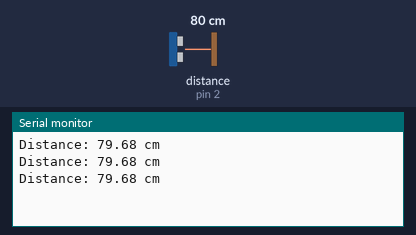
The sketch below on a simulated Arduino Uno, built with avr-gcc and run on an emulated ATmega328P. On the bench: the last lines printed to the serial monitor. Wiring (inferred from the names in the program): ultrasonic range finder: trigger pin 3; echo pin 2. Inputs (shaded band) come from the test bench; at power-on: distance to the obstacle (sensor on pin 2) 80 cm. The echo pulse lasts 58.3 µs per cm.

Above: at 1.3 s.
1.4 s: distance to the obstacle (sensor on pin 2) set to 2 cm
At 1.9 s:
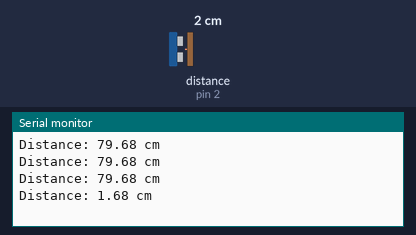
2.9 s: distance to the obstacle (sensor on pin 2) set to 4 cm
At 3.4 s:
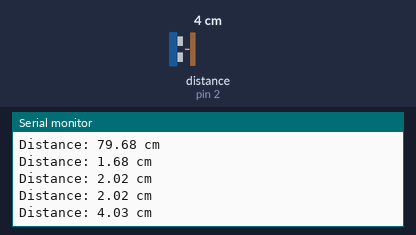
Timing chart, 0 to 5.9 s (numbered marks = the images above; inputs shaded):
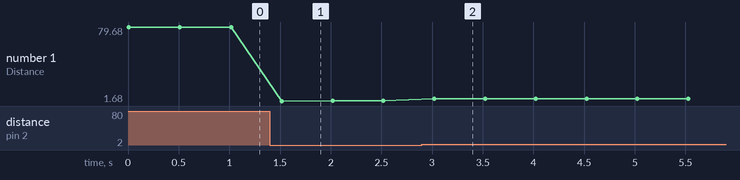

Measured:
- after the input at 1.4 s, the serial monitor: prints a new line after 0.12 s (image 1)
- after the input at 2.9 s, the serial monitor: prints a new line after 0.12 s (image 2)
- plotted number 1: 79.68 → 2.02 after the input at 1.4 s, 2.02 → 4.03 after the input at 2.9 s

The sketch:

main.ino
```cpp
#include <avr/io.h>
#include "distance.h"

float distance_reading;

void setup() {
    Serial.begin(9600);

    DDRD |= (1 << TRIG);
    DDRD &= ~(1 << ECHO);
    DDRB &= ~(1 << OUT);
}

void loop() {
    distance_reading = distance_calc();

    Serial.print("Distance: ");
    Serial.print(distance_reading);
    Serial.println(" cm");

    delay(500);
}
```

distance.cpp
```cpp
#include "distance.h"    // Include our own header first
#include <Arduino.h>     // For Arduino-specific functions like delayMicroseconds

// Actually create the variables that were declared with extern
float duration;
float distance;

// The actual implementation of our function
float distance_calc() {
    PORTD &= ~(1 << TRIG);
    delayMicroseconds(2);

    PORTD |= (1 << TRIG);
    delayMicroseconds(10);
    PORTD &= ~(1 << TRIG);

    duration = pulseIn(ECHO, HIGH);
    distance = duration * 0.0343 / 2;

    return distance;
}
```

distance.h
```cpp
#ifndef DISTANCE_H    // Start of header guard
#define DISTANCE_H

#include <avr/io.h>

// Pin definitions - these are constants that get replaced by the preprocessor
#define TRIG 3
#define ECHO 2
#define OUT 0

// extern tells the compiler "these variables exist somewhere else"
extern float duration;
extern float distance;

// Function declaration - just tells compiler the function exists and its signature
float distance_calc();

#endif              // End of header guard
```
